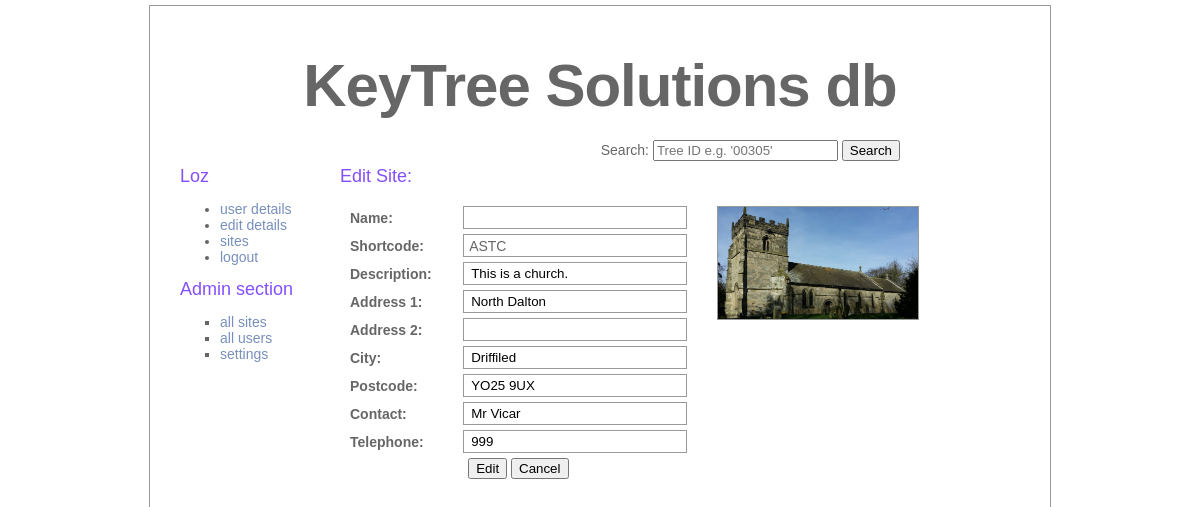
/pages/admin/admin_site_edit.php?siteShortcode=ASTC (signed in), run on the app's committed database.
### tables this page shows
CREATE TABLE treedata_sites (
    name VARCHAR(100) NOT NULL,
    shortcode VARCHAR(4) NOT NULL PRIMARY KEY,
    description VARCHAR(1000),
    address_line_1 VARCHAR(200),
    address_line_2 VARCHAR(200),
    city VARCHAR(50),
    postcode VARCHAR(9),
    contact_name VARCHAR(100),
    contact_telephone VARCHAR(11),
    image VARCHAR(100)
);

### pages/admin/admin_site_edit.php (the view, shortened to what this page needs)
<?php
    $path = "../../";
    $subTitle = "Edit Site:";
	include ($path."assets/includes/connection.php");
	if (!isset($_SESSION["authenticated_user"]) && !isset($_SESSION["isAdmin"]))
	{
		$_SESSION["message"] = "please log in";
		header("Location: $path");
	}
	else
	{
		include($path."assets/includes/header.php");
		include($path."assets/includes/login.php");
		$siteShortcode = $_GET["siteShortcode"];
		$siteName = $_GET["siteName"];
	?>
			<div id="text">
                <h2><?php echo $subTitle; ?> <?php echo $siteName; ?></h2>
                <p>
                <?php
					$query = "	SELECT DISTINCT *
									FROM treedata_sites
									WHERE treedata_sites.shortcode='$siteShortcode'";
            		$result = mysqli_query ($connection, $query);
            		if (mysqli_num_rows($result) > 0)
            		{
            			$row = mysqli_fetch_array($result);
            			echo "<form class='treeEdit' method='GET' action='".$path."pages/admin/admin_site_action.php'>";
            			echo "<table class='siteEdit'>";
	            			echo "<tr>";
	            			echo 	"<td>Name:</td>";
	            			echo 	"<td><input type='text' name='txt_siteName' id='' value='".$siteName."' /></td>";
	            			echo 	"<td rowspan='10'><img width='200' src='".$path."assets/images/site/".$siteShortcode."/".$row['image']."' /></td>";
	            			echo "</tr>";
	            			echo "<tr>";
	            			echo 	"<td>Shortcode:</td>";
	            			echo 	"<td>".$siteShortcode."</td>";
	            			echo "</tr>";
	            			echo "<tr>";
	            			echo 	"<td>Description:</td>";
	            			echo 	"<td><input type='text' name='txt_siteDescription' id='' value='".$row['description']."' /></td>";
	            			echo "</tr>";
	            			echo "<tr>";
	            			echo 	"<td>Address 1:</td>";
	            			echo 	"<td><input type='text' name='txt_siteAddressLine1' id='' value='".$row['address_line_1']."' /></td>";
	            			echo "</tr>";
	            			echo "<tr>";
	            			echo 	"<td>Address 2:</td>";
	            			echo 	"<td><input type='text' name='txt_siteAddressLine2' id='' value='".$row['address_line_2']."' /></td>";
	            			echo "</tr>";
	            			echo "<tr>";
	            			echo 	"<td>City:</td>";
	            			echo 	"<td><input type='text' name='txt_siteCity' id='' value='".$row['city']."' /></td>";
	            			echo "</tr>";
	            			echo "<tr>";
	            			echo 	"<td>Postcode:</td>";
	            			echo 	"<td><input type='text' name='txt_sitePostcode' id='' value='".$row['postcode']."' /></td>";
	            			echo "</tr>";
	            			echo "<tr>";
	            			echo 	"<td>Contact:</td>";
	            			echo 	"<td><input type='text' name='txt_siteContactName' id='' value='".$row['contact_name']."' /></td>";
	            			echo "</tr>";
	            			echo "<tr>";
	            			echo 	"<td>Telephone:</td>";
	            			echo 	"<td><input type='text' name='txt_siteContactTelephone' id='' value='".$row['contact_telephone']."' /></td>";
	            			echo "</tr>";
	            			echo "<tr>";
	            			echo 	"<td></td>";
	            			echo 	"<td>";
	            			echo 		"<input type='submit' name='siteEdit' value='Edit' />&nbsp;";
	            			echo 		"<input type='submit' name='siteEditCancel' value='Cancel' />";
	            			echo 	"</td>";
	            			echo 	"<td></td>";
	            			echo "</tr>";
	            		echo "</table>";
	            		echo "</form>";
					}
	                else
	                {
	                	echo "<p>No details found <p>";
	                }
    			?>
    			</p>
			</div>
		</div>
	</body>
</html>
<?php
	}
?>

### assets/css/style.css (style rules this page uses)
body { color: #666; font-size: 14px; font-family: "Lucida Grande", Arial, sans-serif; font-weight: normal; margin-top: 0; margin-bottom: 0; }
p { margin-top: 5; }
h2 { color: #844fff; font-size: 18px; font-weight: normal; margin: 0px; }
table { width: 100%; margin: 0px; padding: 0px; text-align: left; }
#text { top: 150px; left: 190px; width: 660px; position: absolute; margin-top: 10px; margin-right: 50px; padding-left: 0px; padding-right: 0px; background:; }
table.siteEdit { border: 0px solid #999; margin: 0px; padding: 0px; border-spacing:5px; text-align: left; vertical-align: middle; width: 90%; }
table.siteEdit td { border: 1px solid #999; margin: 0px; padding: 0px 0px 0px 5px; text-align: left; vertical-align: middle; background:; height: 21px; }
table.siteEdit td:nth-child(1) { width: 20%; font-weight: bold; border: 0px; }
table.siteEdit td:nth-child(2) { width: 40%; }
table.siteEdit td:nth-child(3) { width: 40%; text-align: right; vertical-align: top; border: 0px; }
table.siteEdit tr:last-child td:nth-child(2) { border: 0px; }
table.siteEdit img { border: 1px solid #999; }
form.treeEdit input[type=text] { border: 0px; width: 90%; }

### data on the page
treedata_sites: image (picture), txt_siteDescription "This is a church.", txt_siteAddressLine1 "North Dalton", txt_siteCity "Driffiled", txt_sitePostcode "YO25 9UX", txt_siteContactName "Mr Vicar", txt_siteContactTelephone "999"

### other printed values
$siteTitle "KeyTree Solutions db"
$username "Loz"
$subTitle "Edit Site:"
$siteShortcode "ASTC"
